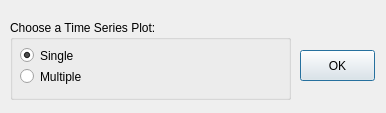
<?xml version="1.0" encoding="UTF-8"?>
<ui version="4.0">
 <class>Dialog</class>
 <widget class="QDialog" name="Dialog">
  <property name="geometry">
   <rect>
    <x>0</x>
    <y>0</y>
    <width>386</width>
    <height>113</height>
   </rect>
  </property>
  <property name="windowTitle">
   <string>Setting</string>
  </property>
  <widget class="QGroupBox" name="groupBox">
   <property name="geometry">
    <rect>
     <x>10</x>
     <y>20</y>
     <width>281</width>
     <height>80</height>
    </rect>
   </property>
   <property name="title">
    <string>Choose a Time Series Plot:</string>
   </property>
   <widget class="QRadioButton" name="radioButton">
    <property name="geometry">
     <rect>
      <x>10</x>
      <y>20</y>
      <width>91</width>
      <height>31</height>
     </rect>
    </property>
    <property name="text">
     <string>Single</string>
    </property>
    <property name="checked">
     <bool>true</bool>
    </property>
   </widget>
   <widget class="QRadioButton" name="radioButton_2">
    <property name="geometry">
     <rect>
      <x>10</x>
      <y>46</y>
      <width>101</width>
      <height>21</height>
     </rect>
    </property>
    <property name="text">
     <string>Multiple</string>
    </property>
   </widget>
  </widget>
  <widget class="QPushButton" name="ok_Btn">
   <property name="geometry">
    <rect>
     <x>300</x>
     <y>50</y>
     <width>75</width>
     <height>31</height>
    </rect>
   </property>
   <property name="text">
    <string>OK</string>
   </property>
  </widget>
 </widget>
 <resources/>
 <connections/>
</ui>
